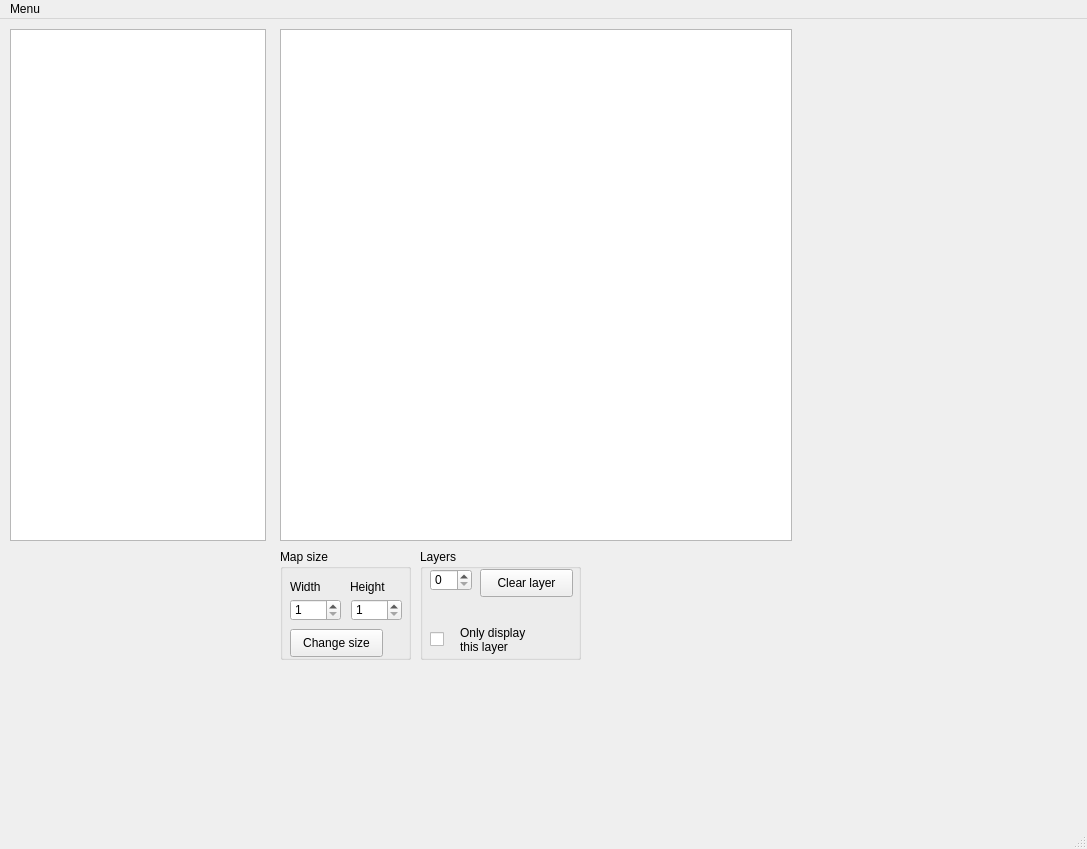
<?xml version="1.0" encoding="UTF-8"?>
<ui version="4.0">
 <class>MainWindow</class>
 <widget class="QMainWindow" name="MainWindow">
  <property name="geometry">
   <rect>
    <x>0</x>
    <y>0</y>
    <width>1087</width>
    <height>849</height>
   </rect>
  </property>
  <property name="windowTitle">
   <string>MainWindow</string>
  </property>
  <widget class="QWidget" name="centralwidget">
   <widget class="QGraphicsView" name="graphicsView_map">
    <property name="geometry">
     <rect>
      <x>280</x>
      <y>10</y>
      <width>512</width>
      <height>512</height>
     </rect>
    </property>
    <property name="alignment">
     <set>Qt::AlignLeading|Qt::AlignLeft|Qt::AlignTop</set>
    </property>
    <property name="dragMode">
     <enum>QGraphicsView::NoDrag</enum>
    </property>
    <property name="transformationAnchor">
     <enum>QGraphicsView::AnchorViewCenter</enum>
    </property>
   </widget>
   <widget class="QGraphicsView" name="graphicsView_tileset">
    <property name="geometry">
     <rect>
      <x>10</x>
      <y>10</y>
      <width>256</width>
      <height>512</height>
     </rect>
    </property>
   </widget>
   <widget class="QGroupBox" name="groupBox_map_size">
    <property name="geometry">
     <rect>
      <x>280</x>
      <y>530</y>
      <width>131</width>
      <height>111</height>
     </rect>
    </property>
    <property name="title">
     <string>Map size</string>
    </property>
    <widget class="QSpinBox" name="spinBox_map_width">
     <property name="geometry">
      <rect>
       <x>10</x>
       <y>50</y>
       <width>51</width>
       <height>22</height>
      </rect>
     </property>
     <property name="minimum">
      <number>1</number>
     </property>
     <property name="maximum">
      <number>999999</number>
     </property>
    </widget>
    <widget class="QLabel" name="label_map_width">
     <property name="geometry">
      <rect>
       <x>10</x>
       <y>30</y>
       <width>41</width>
       <height>16</height>
      </rect>
     </property>
     <property name="text">
      <string>Width</string>
     </property>
    </widget>
    <widget class="QSpinBox" name="spinBox_map_height">
     <property name="geometry">
      <rect>
       <x>71</x>
       <y>50</y>
       <width>51</width>
       <height>22</height>
      </rect>
     </property>
     <property name="minimum">
      <number>1</number>
     </property>
     <property name="maximum">
      <number>999999</number>
     </property>
    </widget>
    <widget class="QLabel" name="label_map_height">
     <property name="geometry">
      <rect>
       <x>70</x>
       <y>30</y>
       <width>55</width>
       <height>16</height>
      </rect>
     </property>
     <property name="text">
      <string>Height</string>
     </property>
    </widget>
    <widget class="QPushButton" name="pushButton_map_size">
     <property name="geometry">
      <rect>
       <x>10</x>
       <y>80</y>
       <width>93</width>
       <height>28</height>
      </rect>
     </property>
     <property name="text">
      <string>Change size</string>
     </property>
    </widget>
   </widget>
   <widget class="QGroupBox" name="groupBox_layers">
    <property name="geometry">
     <rect>
      <x>420</x>
      <y>530</y>
      <width>161</width>
      <height>111</height>
     </rect>
    </property>
    <property name="title">
     <string>Layers</string>
    </property>
    <widget class="QCheckBox" name="checkBox_only_display_layer">
     <property name="geometry">
      <rect>
       <x>10</x>
       <y>80</y>
       <width>16</width>
       <height>21</height>
      </rect>
     </property>
     <property name="text">
      <string/>
     </property>
    </widget>
    <widget class="QLabel" name="label_only_display_layer">
     <property name="geometry">
      <rect>
       <x>40</x>
       <y>70</y>
       <width>71</width>
       <height>41</height>
      </rect>
     </property>
     <property name="text">
      <string>Only display this layer</string>
     </property>
     <property name="wordWrap">
      <bool>true</bool>
     </property>
    </widget>
    <widget class="QSpinBox" name="spinBox_current_layer">
     <property name="geometry">
      <rect>
       <x>10</x>
       <y>20</y>
       <width>42</width>
       <height>22</height>
      </rect>
     </property>
    </widget>
    <widget class="QPushButton" name="pushButton_clear_layer">
     <property name="geometry">
      <rect>
       <x>60</x>
       <y>20</y>
       <width>93</width>
       <height>28</height>
      </rect>
     </property>
     <property name="text">
      <string>Clear layer</string>
     </property>
    </widget>
   </widget>
  </widget>
  <widget class="QMenuBar" name="menubar">
   <property name="geometry">
    <rect>
     <x>0</x>
     <y>0</y>
     <width>1087</width>
     <height>26</height>
    </rect>
   </property>
   <widget class="QMenu" name="menuMenu">
    <property name="title">
     <string>Menu</string>
    </property>
    <addaction name="actionImport_tileset"/>
    <addaction name="actionImport_map"/>
    <addaction name="separator"/>
   </widget>
   <addaction name="menuMenu"/>
  </widget>
  <widget class="QStatusBar" name="statusbar"/>
  <action name="actionImport_tileset">
   <property name="text">
    <string>Import tileset</string>
   </property>
  </action>
  <action name="actionImport_map">
   <property name="text">
    <string>Import map</string>
   </property>
  </action>
 </widget>
 <resources/>
 <connections/>
</ui>
